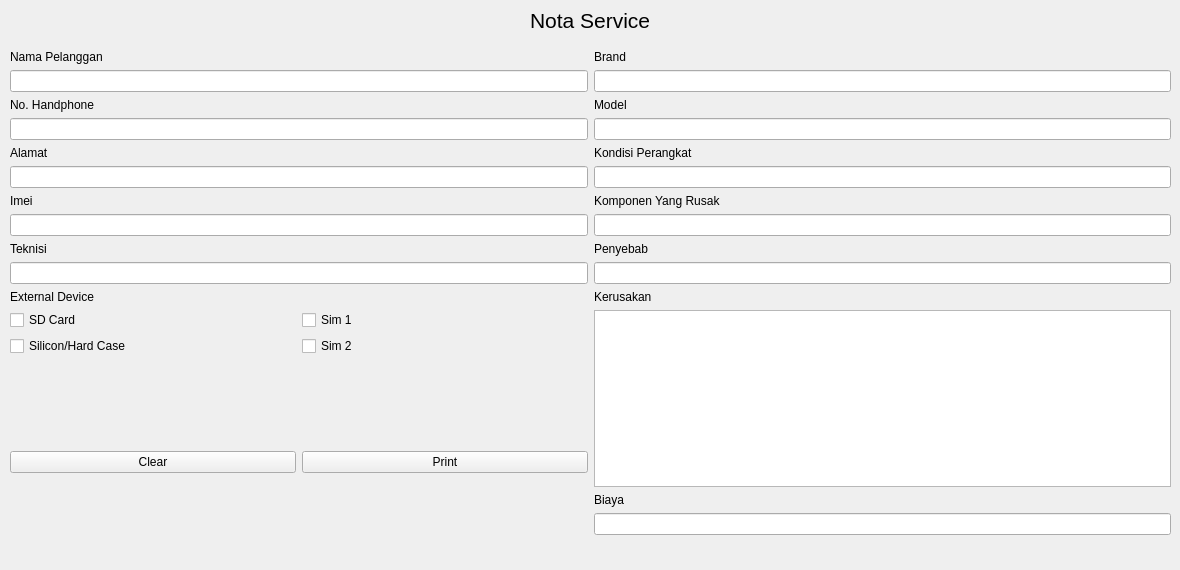
      <widget class="QWidget" name="pageNota">
       <widget class="QWidget" name="horizontalLayoutWidget">
        <property name="geometry">
         <rect>
          <x>10</x>
          <y>50</y>
          <width>1161</width>
          <height>511</height>
         </rect>
        </property>
        <layout class="QHBoxLayout" name="horizontalLayout_20">
         <item>
          <layout class="QVBoxLayout" name="verticalLayout_10">
           <item>
            <widget class="QLabel" name="label_32">
             <property name="text">
              <string>Nama Pelanggan</string>
             </property>
            </widget>
           </item>
           <item>
            <widget class="QLineEdit" name="lineEdit_2"/>
           </item>
           <item>
            <widget class="QLabel" name="label_30">
             <property name="text">
              <string>No. Handphone</string>
             </property>
            </widget>
           </item>
           <item>
            <widget class="QLineEdit" name="lineEdit"/>
           </item>
           <item>
            <widget class="QLabel" name="label_35">
             <property name="text">
              <string>Alamat</string>
             </property>
            </widget>
           </item>
           <item>
            <widget class="QLineEdit" name="lineEdit_5"/>
           </item>
           <item>
            <widget class="QLabel" name="label_36">
             <property name="text">
              <string>Imei</string>
             </property>
            </widget>
           </item>
           <item>
            <widget class="QLineEdit" name="lineEdit_6"/>
           </item>
           <item>
            <widget class="QLabel" name="label_39">
             <property name="text">
              <string>Teknisi</string>
             </property>
            </widget>
           </item>
           <item>
            <widget class="QLineEdit" name="lineEdit_3"/>
           </item>
           <item>
            <widget class="QLabel" name="label_40">
             <property name="text">
              <string>External Device</string>
             </property>
            </widget>
           </item>
           <item>
            <layout class="QHBoxLayout" name="horizontalLayout_22">
             <item>
              <widget class="QCheckBox" name="checkBox_2">
               <property name="text">
                <string>SD Card</string>
               </property>
              </widget>
             </item>
             <item>
              <widget class="QCheckBox" name="checkBox">
               <property name="text">
                <string>Sim 1</string>
               </property>
              </widget>
             </item>
            </layout>
           </item>
           <item>
            <layout class="QHBoxLayout" name="horizontalLayout_23">
             <item>
              <widget class="QCheckBox" name="checkBox_4">
               <property name="text">
                <string>Silicon/Hard Case</string>
               </property>
              </widget>
             </item>
             <item>
              <widget class="QCheckBox" name="checkBox_3">
               <property name="text">
                <string>Sim 2</string>
               </property>
              </widget>
             </item>
            </layout>
           </item>
           <item>
            <spacer name="verticalSpacer_13">
             <property name="orientation">
              <enum>Qt::Vertical</enum>
             </property>
             <property name="sizeHint" stdset="0">
              <size>
               <width>20</width>
               <height>40</height>
              </size>
             </property>
            </spacer>
           </item>
           <item>
            <layout class="QHBoxLayout" name="horizontalLayout_21">
             <item>
              <widget class="QPushButton" name="pushButton_2">
               <property name="text">
                <string>Clear</string>
               </property>
              </widget>
             </item>
             <item>
              <widget class="QPushButton" name="pushButton">
               <property name="text">
                <string>Print</string>
               </property>
              </widget>
             </item>
            </layout>
           </item>
           <item>
            <spacer name="verticalSpacer_11">
             <property name="orientation">
              <enum>Qt::Vertical</enum>
             </property>
             <property name="sizeHint" stdset="0">
              <size>
               <width>20</width>
               <height>40</height>
              </size>
             </property>
            </spacer>
           </item>
          </layout>
         </item>
         <item>
          <layout class="QVBoxLayout" name="verticalLayout_9">
           <item>
            <widget class="QLabel" name="label_38">
             <property name="text">
              <string>Brand</string>
             </property>
            </widget>
           </item>
           <item>
            <widget class="QLineEdit" name="lineEdit_8"/>
           </item>
           <item>
            <widget class="QLabel" name="label_37">
             <property name="text">
              <string>Model</string>
             </property>
            </widget>
           </item>
           <item>
            <widget class="QLineEdit" name="lineEdit_7"/>
           </item>
           <item>
            <widget class="QLabel" name="label_41">
             <property name="text">
              <string>Kondisi Perangkat</string>
             </property>
            </widget>
           </item>
           <item>
            <widget class="QLineEdit" name="lineEdit_4"/>
           </item>
           <item>
            <widget class="QLabel" name="label_42">
             <property name="text">
              <string>Komponen Yang Rusak</string>
             </property>
            </widget>
           </item>
           <item>
            <widget class="QLineEdit" name="lineEdit_10"/>
           </item>
           <item>
            <widget class="QLabel" name="label_33">
             <property name="text">
              <string>Penyebab</string>
             </property>
            </widget>
           </item>
           <item>
            <widget class="QLineEdit" name="lineEdit_9"/>
           </item>
           <item>
            <widget class="QLabel" name="label_34">
             <property name="text">
              <string>Kerusakan</string>
             </property>
            </widget>
           </item>
           <item>
            <widget class="QTextEdit" name="textEdit"/>
           </item>
           <item>
            <widget class="QLabel" name="label_43">
             <property name="text">
              <string>Biaya</string>
             </property>
            </widget>
           </item>
           <item>
            <widget class="QLineEdit" name="lineEdit_11"/>
           </item>
           <item>
            <spacer name="verticalSpacer_12">
             <property name="orientation">
              <enum>Qt::Vertical</enum>
             </property>
             <property name="sizeHint" stdset="0">
              <size>
               <width>20</width>
               <height>40</height>
              </size>
             </property>
            </spacer>
           </item>
          </layout>
         </item>
        </layout>
       </widget>
       <widget class="QWidget" name="horizontalLayoutWidget_5">
        <property name="geometry">
         <rect>
          <x>10</x>
          <y>-10</y>
          <width>1161</width>
          <height>61</height>
         </rect>
        </property>
        <layout class="QHBoxLayout" name="horizontalLayout_24">
         <item>
          <spacer name="horizontalSpacer_25">
           <property name="orientation">
            <enum>Qt::Horizontal</enum>
           </property>
           <property name="sizeHint" stdset="0">
            <size>
             <width>40</width>
             <height>20</height>
            </size>
           </property>
          </spacer>
         </item>
         <item>
          <widget class="QLabel" name="label_44">
           <property name="text">
            <string>&lt;html&gt;&lt;head/&gt;&lt;body&gt;&lt;p&gt;&lt;span style=&quot; font-size:16pt;&quot;&gt;Nota Service&lt;/span&gt;&lt;/p&gt;&lt;/body&gt;&lt;/html&gt;</string>
           </property>
          </widget>
         </item>
         <item>
          <spacer name="horizontalSpacer_30">
           <property name="orientation">
            <enum>Qt::Horizontal</enum>
           </property>
           <property name="sizeHint" stdset="0">
            <size>
             <width>40</width>
             <height>20</height>
            </size>
           </property>
          </spacer>
         </item>
        </layout>
       </widget>
      </widget>
